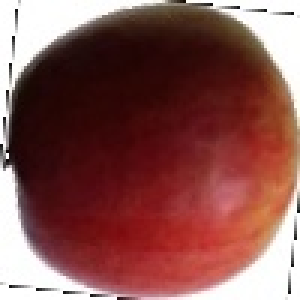
#> input picture dataset/new_test/apple (1).jpg, 100 x 100 px (shown 3 times larger)
$ python -i utils.py   (imports and definitions only)
#> lines starting #> are read from the running program, lines starting #| are printed output that depends on the picture; after the words box and inside, x2 and y2 are one past the last pixel; in counts of white or black regions, pixels touching at a corner belong together
#> further down, picture is the input picture: shape (100, 100, 3); mean B, G, R 81.1, 84.5, 135.9
import numpy as np
from cv2 import cv2
import random
import os


def getContour(img, kernel=(5, 5), threshold=[100, 100], iters=3, area_min=50000, fillter=4, draw=False, show=False):
#> called with kernel = (5, 5), iters = 3, area_min = 50000, fillter = 4, draw = False, show = False
    imgray = cv2.cvtColor(img, cv2.COLOR_BGR2GRAY)
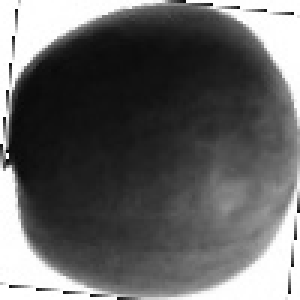
#> imgray: shape (100, 100) (shown 3 times larger); min 9, max 255, mean 99.5

    imgblur = cv2.medianBlur(imgray, 3)
    # imgblur = cv2.adaptiveThreshold(imgblur, 255, cv2.ADAPTIVE_THRESH_GAUSSIAN_C, \
    # cv2.THRESH_BINARY, 11, 2)
    imgCanny = cv2.Canny(imgblur, threshold[0], threshold[1], 3, 3, True)
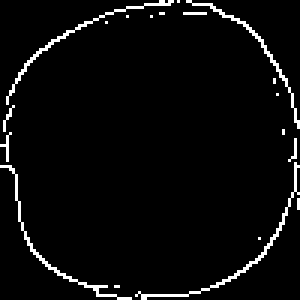
#> imgCanny: shape (100, 100) (shown 3 times larger); 4% white in thin lines or dots
    # imgdialte = cv2.dilate(imgCanny,(5,5),iterations= 3)
    # imgdialte = cv2.morphologyEx(imgCanny, cv2.MORPH_OPEN, kernel)
    # imgThre = cv2.erode(imgdialte,(3,3),iterations = 1)

    if show:
        # cv2.imshow("blur", imgblur)
        # cv2.imshow("dialte",imgdialte)
        # cv2.imshow("imgThre",imgThre)
        cv2.imshow('Canny', imgCanny)
        cv2.imshow('ori', img)
    Contour, hiecherary = cv2.findContours(imgCanny, cv2.RETR_TREE, cv2.CHAIN_APPROX_SIMPLE)
#> Contour = 19 contours, 16 with area under 20; largest, box (x1, y1, x2, y2) and area: (62, 0, 100, 43) 22, (45, 54, 100, 100) 21, (2, 0, 58, 35) 20; hiecherary = 19 rows, first 6: [1, -1, -1, -1], [2, 0, -1, -1], [3, 1, -1, -1], [4, 2, -1, -1], [5, 3, -1, -1], [6, 4, -1, -1]
    Final_Contour = []
    for i in Contour:
        area = cv2.contourArea(i)
        if area > area_min:
            peri = cv2.arcLength(i, True)
            approx = cv2.approxPolyDP(i, 0.02 * peri, True)
            bbox = cv2.boundingRect(approx)
            if fillter > 0:
                if len(approx) == fillter:
                    Final_Contour.append([len(approx), area, approx, bbox, i])
            else:
                Final_Contour.append([len(approx), area, approx, bbox, i])
#> this loop made 19 passes
#> area on passes 5, 17, 19: 21, 21.5, 20.5
#> after the loop, Final_Contour = []
    Final_Contour = sorted(Final_Contour, key=lambda x: x[1], reverse=True)
    if draw:
        for con in Final_Contour:
            cv2.drawContours(img, con[4], -1, (0, 255, 255), 3)
    return img, Final_Contour


# [23 lines left out: functions reorder, wrapImg, not called in this run]


def findDist(pts1, pts2):
    return ((pts2[0] - pts1[0]) ** 2 + (pts2[1] - pts1[1]) ** 2) ** 0.5


# [39 lines left out: functions random_shadow, random_brightness, rotate_image, not called in this run]


# input là img và flip theo kiểu gì tra google
def flip_image(image, code):
    image = cv2.flip(image, code)
    return image


# input là img và alpha và beta muốn biết alpha beta là gì search ..............
# [37 lines left out: functions contras_image, resize_image, foo, not called in this run]

>>> import cv2
>>> picture = cv2.imread('dataset/new_test/apple (1).jpg')
>>> result = getContour(picture)

$ run again, on dataset/new_test/apple (10).jpg
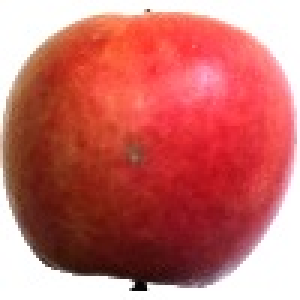
#> input picture dataset/new_test/apple (10).jpg, 100 x 100 px (shown 3 times larger)
#> picture is the input picture: shape (100, 100, 3); mean B, G, R 106.1, 109.9, 200.4
#> in getContour, `imgray = cv2.cvtColor(img, cv2.COLOR_BGR2GRAY)`:
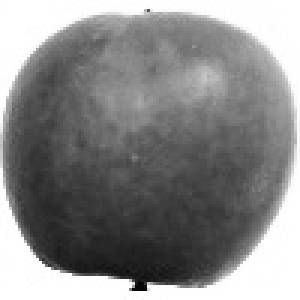
#> imgray: shape (100, 100) (shown 3 times larger); min 3, max 255, mean 136.5
#> in getContour, `imgCanny = cv2.Canny(imgblur, threshold[0], threshold[1], 3, 3, True)`:
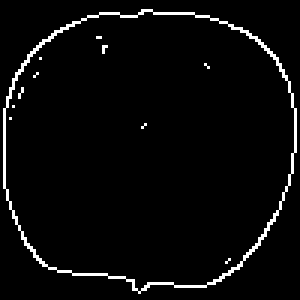
#> imgCanny: shape (100, 100) (shown 3 times larger); 3.7% white in thin lines or dots
#> Contour = 12 contours, 10 with area under 20; largest, box (x1, y1, x2, y2) and area: (1, 3, 99, 98) 7452, (1, 3, 99, 98) 7389; hiecherary = [[-1, -1, 1, -1], [-1, -1, 2, 0], [3, -1, -1, 1], [4, 2, -1, 1], [5, 3, -1, 1], [6, 4, -1, 1], [7, 5, -1, 1], [8, 6, -1, 1], [9, 7, -1, 1], [10, 8, -1, 1], [11, 9, -1, 1], [-1, 10, -1, 1]]
#> the loop in getContour, `for i in Contour:` made 12 passes
#> area on passes 1 to 2: 7452, 7389
#> after the loop in getContour, `for i in Contour:`: Final_Contour = []

$ run again, on dataset/new_test/apple (12).jpg
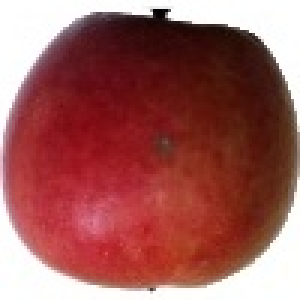
#> input picture dataset/new_test/apple (12).jpg, 100 x 100 px (shown 3 times larger)
#> picture is the input picture: shape (100, 100, 3); mean B, G, R 90.3, 93, 158.6
#> in getContour, `imgray = cv2.cvtColor(img, cv2.COLOR_BGR2GRAY)`:
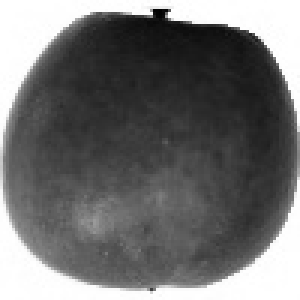
#> imgray: shape (100, 100) (shown 3 times larger); min 1, max 255, mean 112.3
#> in getContour, `imgCanny = cv2.Canny(imgblur, threshold[0], threshold[1], 3, 3, True)`:
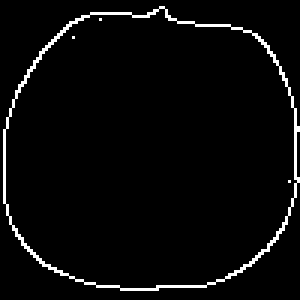
#> imgCanny: shape (100, 100) (shown 3 times larger); 3.6% white in thin lines or dots
#> Contour = 5 contours, 3 with area under 20; largest, box (x1, y1, x2, y2) and area: (1, 2, 100, 97) 7580, (1, 2, 100, 97) 7513; hiecherary = [[-1, -1, 1, -1], [-1, -1, 2, 0], [3, -1, -1, 1], [4, 2, -1, 1], [-1, 3, -1, 1]]
#> the loop in getContour, `for i in Contour:` made 5 passes
#> area on passes 1 to 2: 7579.5, 7513
#> after the loop in getContour, `for i in Contour:`: Final_Contour = []
